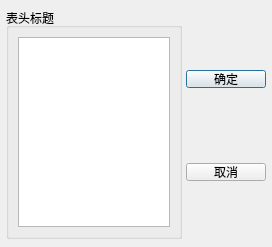
<?xml version="1.0" encoding="UTF-8"?>
<ui version="4.0">
 <class>DialogHeaders</class>
 <widget class="QDialog" name="DialogHeaders">
  <property name="geometry">
   <rect>
    <x>0</x>
    <y>0</y>
    <width>272</width>
    <height>247</height>
   </rect>
  </property>
  <property name="windowTitle">
   <string>Dialog</string>
  </property>
  <widget class="QGroupBox" name="groupBox">
   <property name="geometry">
    <rect>
     <x>6</x>
     <y>8</y>
     <width>176</width>
     <height>231</height>
    </rect>
   </property>
   <property name="title">
    <string>表头标题</string>
   </property>
   <layout class="QVBoxLayout" name="verticalLayout">
    <item>
     <widget class="QListView" name="listView"/>
    </item>
   </layout>
  </widget>
  <widget class="QPushButton" name="btnOK">
   <property name="geometry">
    <rect>
     <x>186</x>
     <y>70</y>
     <width>80</width>
     <height>18</height>
    </rect>
   </property>
   <property name="text">
    <string>确定</string>
   </property>
  </widget>
  <widget class="QPushButton" name="btnCancel">
   <property name="geometry">
    <rect>
     <x>186</x>
     <y>163</y>
     <width>80</width>
     <height>18</height>
    </rect>
   </property>
   <property name="text">
    <string>取消</string>
   </property>
  </widget>
 </widget>
 <resources/>
 <connections>
  <connection>
   <sender>btnOK</sender>
   <signal>clicked()</signal>
   <receiver>DialogHeaders</receiver>
   <slot>accept()</slot>
   <hints>
    <hint type="sourcelabel">
     <x>225</x>
     <y>78</y>
    </hint>
    <hint type="destinationlabel">
     <x>135</x>
     <y>123</y>
    </hint>
   </hints>
  </connection>
  <connection>
   <sender>btnCancel</sender>
   <signal>clicked()</signal>
   <receiver>DialogHeaders</receiver>
   <slot>reject()</slot>
   <hints>
    <hint type="sourcelabel">
     <x>225</x>
     <y>171</y>
    </hint>
    <hint type="destinationlabel">
     <x>135</x>
     <y>123</y>
    </hint>
   </hints>
  </connection>
 </connections>
</ui>
